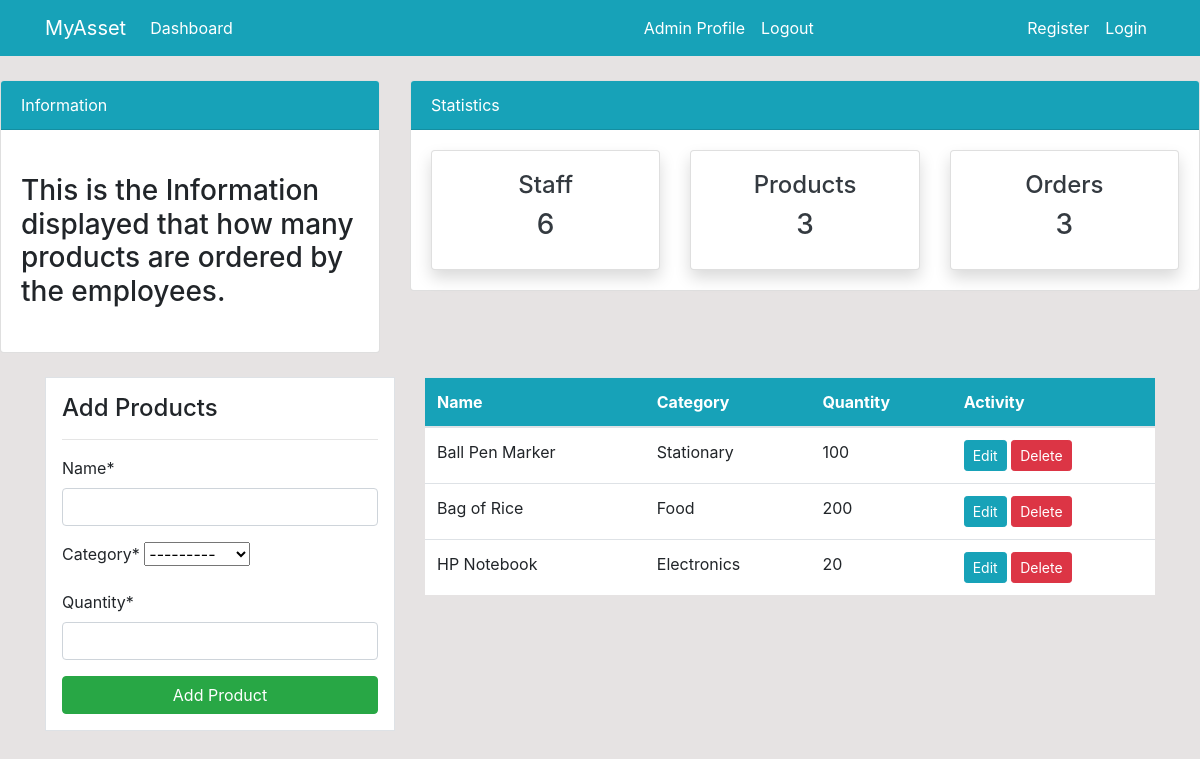
The app's page /product/ (signed in), older data.
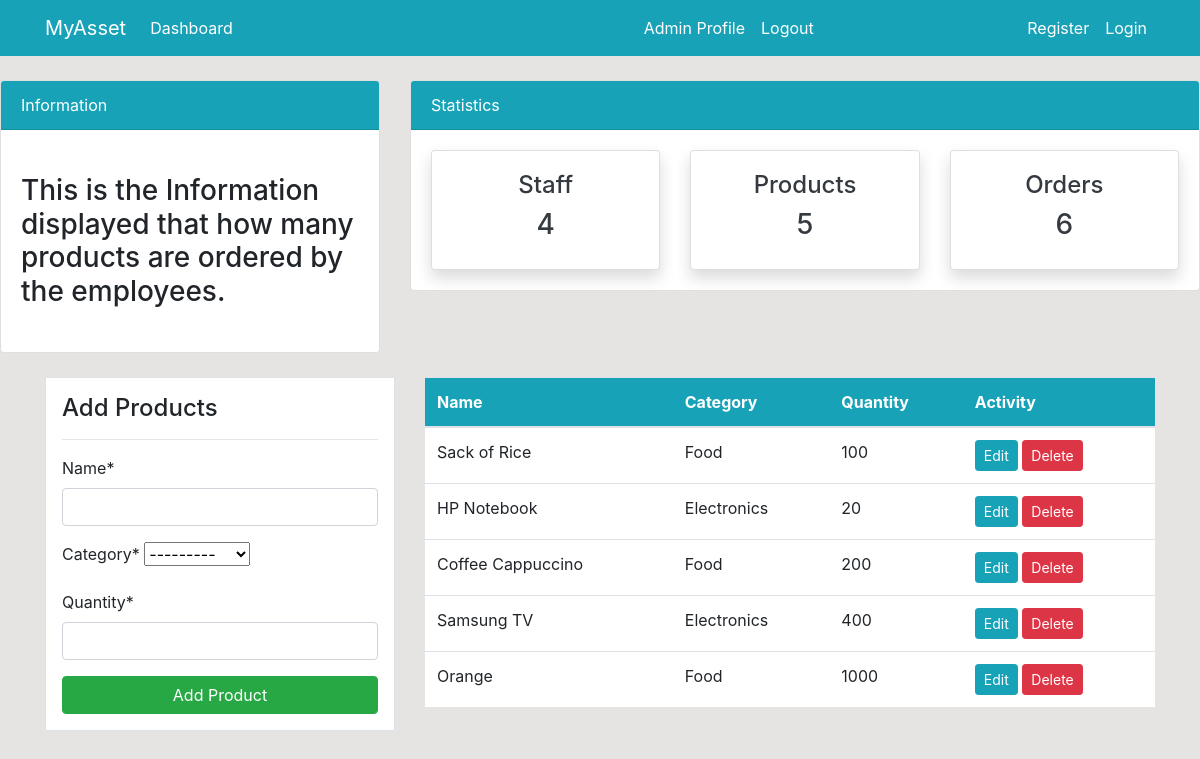
The same page, newer data.
### dashboard/models.py (models this page shows, shortened)
class Product(models.Model):
    name= models.CharField(max_length=100, null=True)
    category = models.CharField(max_length=20, choices=CATEGORY, null=True)
    quantity = models.PositiveIntegerField(null=True)
    class Meta:
      verbose_name_plural = 'Product'

### dashboard/views.py (the view)
# urls.py: path('product/', views.product, name='dashboard-product'),
@login_required(login_url='user-login')
def product(request):
    items = Product.objects.all()
    product_count = items.count()
    workers_count = User.objects.all().count()
    orders_count = Order.objects.all().count()
    if request.method=='POST':
      form = ProductForm(request.POST)
      if form.is_valid():
        form.save()
        product_name = form.cleaned_data.get('name')
        messages.success(request, f'{product_name} has been added')
        return redirect('dashboard-product')
    else:
      form = ProductForm()
    context = {
        'items': items,
        'form':form,
        'workers_count': workers_count,
        'orders_count': orders_count,
        'product_count': product_count
    }
    return render(request, 'dashboard/product.html', context)

### dashboard/forms.py
class ProductForm(forms.ModelForm):
    class Meta:
      model = Product
      fields = ['name', 'category', 'quantity']

### templates/dashboard/product.html (shortened to what this page needs)
{% extends 'partials/base.html' %}
{% load crispy_forms_tags %}
{% block content %}
{% include 'partials/topnav.html' %}
    <div class="container">
        <div class="row my-4">
            <div class="col-md-4">
                <div class="border bg-white p-3">
                    <h4>Add Products</h4>
                    <hr>
                    <form action="" method="POST">
                        {{ form|crispy }}
                        <input class="btn btn-success btn-block" type="submit" value="Add Product">
                    </form>
                </div>
            </div>
            <div class="col-md-8">
                <table class="table bg-white">
                    <thead class="bg-info">
                        <tr class="text-white">
                            <th scope="col">Name</th>
                            <th scope="col">Category</th>
                            <th scope="col">Quantity</th>
                            <th scope="col">Activity</th>
                        </tr>
                    </thead>
                    <tbody>
                        {% for item in items %}
                        <tr>
                            <td>{{ item.name }}</td>
                            <td>{{ item.category }}</td>
                            <td>{{ item.quantity }}</td>
                            <td>
                                <a class="btn btn-info btn-sm" href="{% url 'dashboard-product-update' item.id %}">Edit</a>
                                <a class="btn btn-danger btn-sm" href="{% url 'dashboard-product-delete' item.id %}">Delete</a>
                            </td>
                        </tr>
                        {% endfor %}
                    </tbody>
                </table>
            </div>
        </div>
    </div>
{% endblock  %}

### templates/partials/base.html (shortened to what this page needs)
{% load static %}
<!doctype html>
<html lang="en">
  <head>
    <link rel="stylesheet" href="https://cdn.jsdelivr.net/npm/bootstrap@4.6.2/dist/css/bootstrap.min.css">
    <link rel="stylesheet" href="{% static '/style.css' %}">
  </head>
  <body>
        {% include 'partials/nav.html' %}
        {% block content %}
        {% endblock  %}
  </body>
</html>

### templates/partials/nav.html (shortened to what this page needs)
<nav class="navbar navbar-expand-lg navbar-info bg-info">
    <div class="container">
        <a class="navbar-brand text-white" href="{% url 'dashboard-index' %}">MyAsset</a>
        <div class="collapse navbar-collapse" id="navbarSupportedContent">
            <ul class="navbar-nav mr-auto">
                <li class="nav-item active">
                    <a class="nav-link text-white" href="{% url 'dashboard-index' %}">Dashboard </a>
                </li>
            </ul>
            <ul class="navbar-nav ml-auto">
                <li class="nav-item active">
                    <a class="nav-link text-white" href="{% url 'user-profile' %}">{{ user.username }} Profile
                        <span class="sr-only">(current)</span></a>
                </li>
                <li class="nav-item">
                    <a class="nav-link text-white" href="{% url 'user-logout' %}">Logout</a>
                </li>
            </ul>
            <ul class="navbar-nav ml-auto">
                <li class="nav-item active">
                    <a class="nav-link text-white" href="{% url 'user-register' %}">Register </a>
                </li>
                <li class="nav-item">
                    <a class="nav-link text-white" href="{% url 'user-login' %}">Login</a>
                </li>
            </ul>
        </div>
    </div>
</nav>

### templates/partials/topnav.html (shortened to what this page needs)
<div class="row">
    <div class="col-md-4 mt-4">
        <div class="card">
            <div class="card-header bg-info text-white">
                Information
            </div>
            <div class="card-body">
                <marquee behavior="" direction="">
                    <h3 class="my-4">This is the Information displayed that how many products are ordered by the employees. </h3>
                </marquee>
            </div>
        </div>
    </div>
    <div class="col-md-8 mt-4">
        <div class="card">
            <div class="card-header bg-info text-white">
                Statistics
            </div>
            <div class="card-body">
                <div class="row">
                    <div class="col-md-4">
                        <a class="text-decoration-none text-dark" href="{% url "dashboard-staff" %}">
                            <div class="card my-card shadow">
                                <div class="card-body text-center">
                                    <h4>Staff </h4>
                                    <h3>{{ workers_count }}</h3>
                                </div>
                            </div>
                        </a>
                    </div>
                    <div class="col-md-4">
                        <a class="text-decoration-none text-dark" href="{% url "dashboard-product" %}">
                            <div class="card my-card shadow">
                                <div class="card-body text-center">
                                    <h4>Products </h4>
                                    <h3>{{ product_count }}</h3>
                                </div>
                            </div>
                        </a>
                    </div>
                    <div class="col-md-4">
                        <a class="text-decoration-none text-dark" href="{% url "dashboard-order" %}">
                            <div class="card my-card shadow">
                                <div class="card-body text-center">
                                    <h4>Orders </h4>
                                    <h3>{{ orders_count }}</h3>
                                </div>
                            </div>
                        </a>
                    </div>
                </div>
            </div>
        </div>
    </div>
</div>

### static/style.css (style rules this page uses)
body { background: rgb(230, 227, 227); }

Row changes from the older to the newer data that the page shows:
removed Product: name "Ball Pen Marker", category "Stationary", quantity "100"
changed Product: name "Bag of Rice" → "Sack of Rice"; quantity "200" → "100"
added Product: name "Coffee Cappuccino", category "Food", quantity "200"
added Product: name "Samsung TV", category "Electronics", quantity "400"
added Product: name "Orange", category "Food", quantity "1000"
Text that changed along with them:
{{ workers_count }}: "6" → "4"
{{ product_count }}: "3" → "5"
{{ orders_count }}: "3" → "6"
